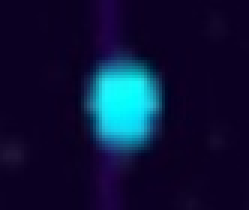
#> input picture Code/blue4.jpg, 83 x 70 px, shrunk from 121 x 103 before the run (shown 3 times larger)
$ python PyCode.py
#> lines starting #> are read from the running program, lines starting #| are printed output that depends on the picture; after the words box and inside, x2 and y2 are one past the last pixel; in counts of white or black regions, pixels touching at a corner belong together; long printed decimals are rounded
import cv2 as cv
import numpy as np

green_img = cv.imread('blue4.jpg', cv.IMREAD_UNCHANGED)
#> green_img is the input picture: shape (70, 83, 3); mean B, G, R 54.6, 20.2, 13.6
full_img = cv.imread('full3.jpg', cv.IMREAD_UNCHANGED)
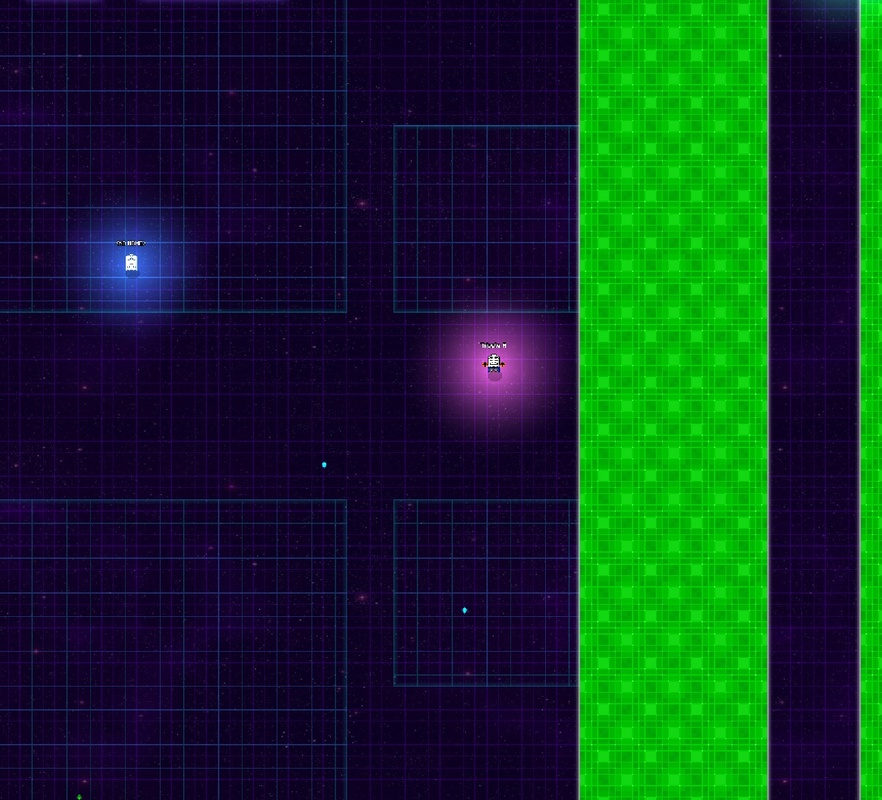
#> input picture Code/full3.jpg, 882 x 800 px, shrunk from 1291 x 1171 before the run
#> full_img is the input picture: shape (800, 882, 3); mean B, G, R 39, 50.3, 18

result = cv.matchTemplate(full_img, green_img, cv.TM_CCOEFF_NORMED)
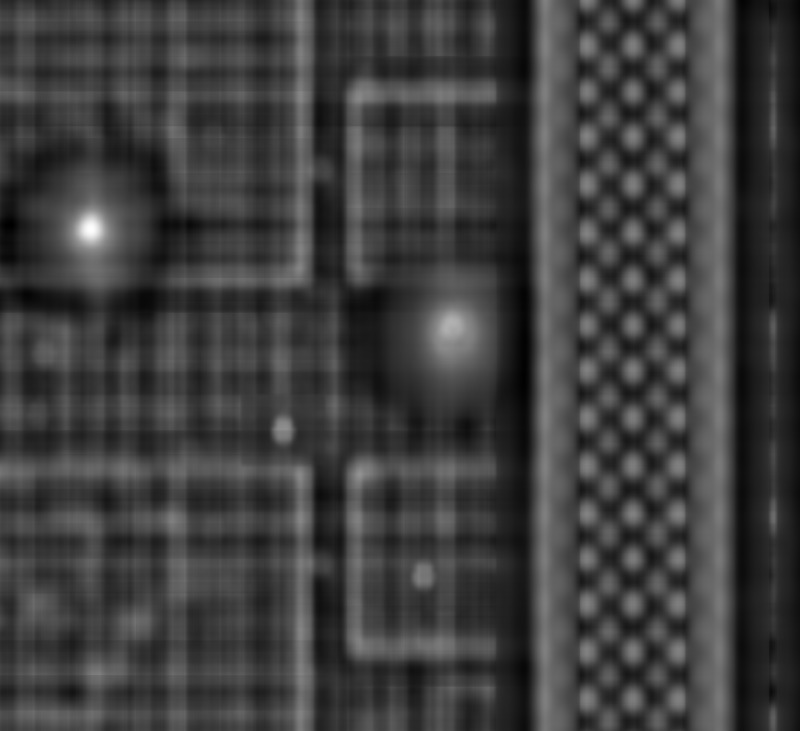
#> result: shape (731, 800) float32; min -0.184, max 0.534, mean -0.00746; drawn with min black and max white

#cv.imshow('Result', result)
#cv.waitKey()

min_val, max_val, min_loc, max_loc = cv.minMaxLoc(result)
#> min_val = -0.184; max_val = 0.534; min_loc = (11, 224); max_loc = (91, 229)
print('Best match top left position: %s' % str(max_loc))
#| Best match top left position: (91, 229)
print('Best match confidence: %s' % max_val)
#| Best match confidence: 0.5344

threshold = 0.1
if max_val >= threshold:
    print('Found needle.')
else:
    print('Needle not found.')
needle_w = green_img.shape[1]
#> needle_w = 83
needle_h = green_img.shape[0]
#> needle_h = 70
top_left = max_loc
#> top_left = (91, 229)
bottom_right = (top_left[0] + needle_w, top_left[1] + needle_h)
#> bottom_right = (174, 299)
cv.rectangle(full_img, top_left, bottom_right, color=(0, 255, 0), thickness=2, lineType=cv.LINE_4)
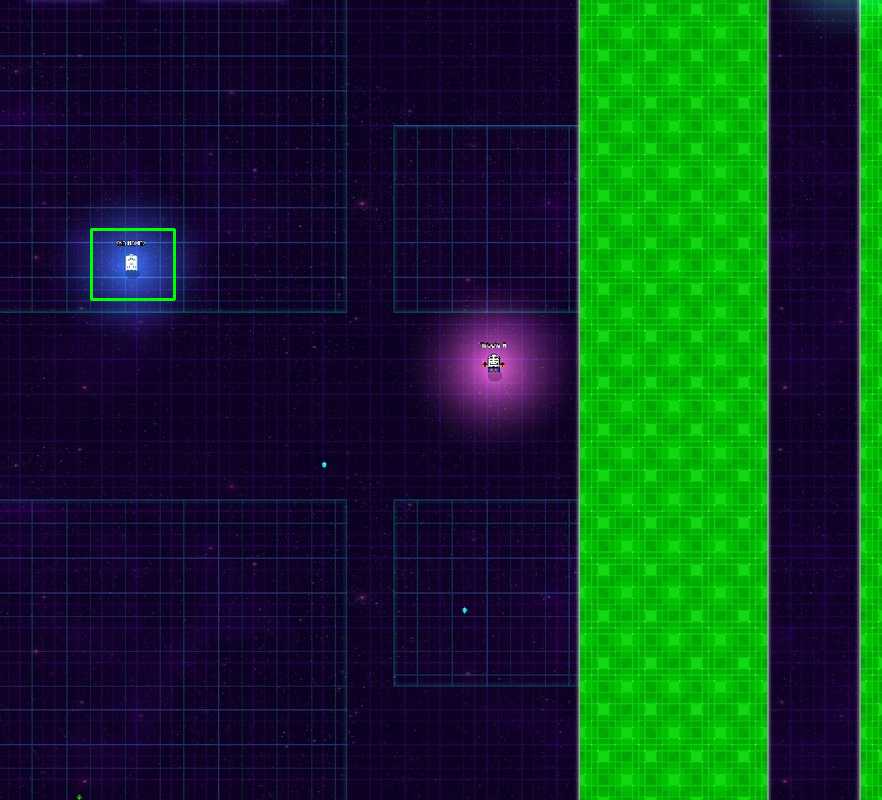
#> full_img: shape (800, 882, 3); 0.13% of pixels changed, all inside (x1, y1, x2, y2) = (90, 228, 176, 301)

cv.imshow('Result', full_img)
cv.waitKey()
cv.imwrite('result2.jpg', full_img)
